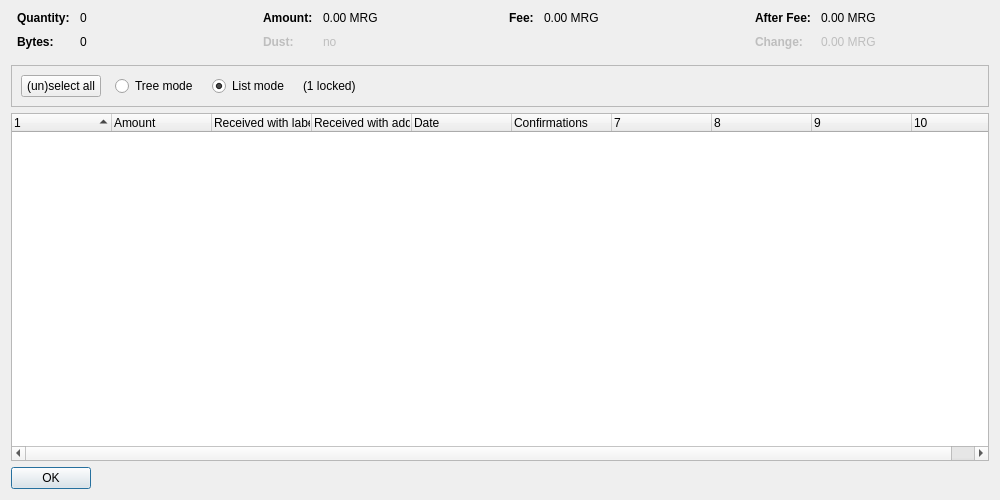
<?xml version="1.0" encoding="UTF-8"?>
<ui version="4.0">
 <class>CoinControlDialog</class>
 <widget class="QDialog" name="CoinControlDialog">
  <property name="geometry">
   <rect>
    <x>0</x>
    <y>0</y>
    <width>1000</width>
    <height>500</height>
   </rect>
  </property>
  <property name="windowTitle">
   <string>Coin Selection</string>
  </property>
  <layout class="QVBoxLayout" name="verticalLayout">
   <item>
    <layout class="QHBoxLayout" name="horizontalLayoutTop" stretch="0,0,0,0">
     <property name="topMargin">
      <number>0</number>
     </property>
     <property name="bottomMargin">
      <number>10</number>
     </property>
     <item>
      <layout class="QFormLayout" name="formLayoutCoinControl1">
       <property name="horizontalSpacing">
        <number>10</number>
       </property>
       <property name="verticalSpacing">
        <number>10</number>
       </property>
       <property name="leftMargin">
        <number>6</number>
       </property>
       <property name="rightMargin">
        <number>6</number>
       </property>
       <item row="0" column="0">
        <widget class="QLabel" name="labelCoinControlQuantityText">
         <property name="font">
          <font>
           <weight>75</weight>
           <bold>true</bold>
          </font>
         </property>
         <property name="text">
          <string>Quantity:</string>
         </property>
        </widget>
       </item>
       <item row="0" column="1">
        <widget class="QLabel" name="labelCoinControlQuantity">
         <property name="cursor">
          <cursorShape>IBeamCursor</cursorShape>
         </property>
         <property name="contextMenuPolicy">
          <enum>Qt::ActionsContextMenu</enum>
         </property>
         <property name="text">
          <string notr="true">0</string>
         </property>
         <property name="textInteractionFlags">
          <set>Qt::LinksAccessibleByMouse|Qt::TextSelectableByKeyboard|Qt::TextSelectableByMouse</set>
         </property>
        </widget>
       </item>
       <item row="1" column="0">
        <widget class="QLabel" name="labelCoinControlBytesText">
         <property name="font">
          <font>
           <weight>75</weight>
           <bold>true</bold>
          </font>
         </property>
         <property name="text">
          <string>Bytes:</string>
         </property>
        </widget>
       </item>
       <item row="1" column="1">
        <widget class="QLabel" name="labelCoinControlBytes">
         <property name="cursor">
          <cursorShape>IBeamCursor</cursorShape>
         </property>
         <property name="contextMenuPolicy">
          <enum>Qt::ActionsContextMenu</enum>
         </property>
         <property name="text">
          <string notr="true">0</string>
         </property>
         <property name="textInteractionFlags">
          <set>Qt::LinksAccessibleByMouse|Qt::TextSelectableByKeyboard|Qt::TextSelectableByMouse</set>
         </property>
        </widget>
       </item>
      </layout>
     </item>
     <item>
      <layout class="QFormLayout" name="formLayoutCoinControl2">
       <property name="horizontalSpacing">
        <number>10</number>
       </property>
       <property name="verticalSpacing">
        <number>10</number>
       </property>
       <property name="leftMargin">
        <number>6</number>
       </property>
       <property name="rightMargin">
        <number>6</number>
       </property>
       <item row="0" column="0">
        <widget class="QLabel" name="labelCoinControlAmountText">
         <property name="font">
          <font>
           <weight>75</weight>
           <bold>true</bold>
          </font>
         </property>
         <property name="text">
          <string>Amount:</string>
         </property>
        </widget>
       </item>
       <item row="0" column="1">
        <widget class="QLabel" name="labelCoinControlAmount">
         <property name="cursor">
          <cursorShape>IBeamCursor</cursorShape>
         </property>
         <property name="contextMenuPolicy">
          <enum>Qt::ActionsContextMenu</enum>
         </property>
         <property name="text">
          <string notr="true">0.00 MRG</string>
         </property>
         <property name="textInteractionFlags">
          <set>Qt::LinksAccessibleByMouse|Qt::TextSelectableByKeyboard|Qt::TextSelectableByMouse</set>
         </property>
        </widget>
       </item>
       <item row="1" column="0">
        <widget class="QLabel" name="labelCoinControlLowOutputText">
         <property name="enabled">
          <bool>false</bool>
         </property>
         <property name="font">
          <font>
           <weight>75</weight>
           <bold>true</bold>
          </font>
         </property>
         <property name="text">
          <string>Dust:</string>
         </property>
        </widget>
       </item>
       <item row="1" column="1">
        <widget class="QLabel" name="labelCoinControlLowOutput">
         <property name="enabled">
          <bool>false</bool>
         </property>
         <property name="cursor">
          <cursorShape>IBeamCursor</cursorShape>
         </property>
         <property name="contextMenuPolicy">
          <enum>Qt::ActionsContextMenu</enum>
         </property>
         <property name="text">
          <string notr="true">no</string>
         </property>
         <property name="textInteractionFlags">
          <set>Qt::LinksAccessibleByMouse|Qt::TextSelectableByKeyboard|Qt::TextSelectableByMouse</set>
         </property>
        </widget>
       </item>
      </layout>
     </item>
     <item>
      <layout class="QFormLayout" name="formLayoutCoinControl3">
       <property name="horizontalSpacing">
        <number>10</number>
       </property>
       <property name="verticalSpacing">
        <number>10</number>
       </property>
       <property name="leftMargin">
        <number>6</number>
       </property>
       <property name="rightMargin">
        <number>6</number>
       </property>
       <item row="0" column="0">
        <widget class="QLabel" name="labelCoinControlFeeText">
         <property name="font">
          <font>
           <weight>75</weight>
           <bold>true</bold>
          </font>
         </property>
         <property name="text">
          <string>Fee:</string>
         </property>
        </widget>
       </item>
       <item row="0" column="1">
        <widget class="QLabel" name="labelCoinControlFee">
         <property name="cursor">
          <cursorShape>IBeamCursor</cursorShape>
         </property>
         <property name="contextMenuPolicy">
          <enum>Qt::ActionsContextMenu</enum>
         </property>
         <property name="text">
          <string notr="true">0.00 MRG</string>
         </property>
         <property name="textInteractionFlags">
          <set>Qt::LinksAccessibleByMouse|Qt::TextSelectableByKeyboard|Qt::TextSelectableByMouse</set>
         </property>
        </widget>
       </item>
      </layout>
     </item>
     <item>
      <layout class="QFormLayout" name="formLayoutCoinControl4">
       <property name="horizontalSpacing">
        <number>10</number>
       </property>
       <property name="verticalSpacing">
        <number>10</number>
       </property>
       <property name="leftMargin">
        <number>6</number>
       </property>
       <property name="rightMargin">
        <number>6</number>
       </property>
       <item row="0" column="0">
        <widget class="QLabel" name="labelCoinControlAfterFeeText">
         <property name="font">
          <font>
           <weight>75</weight>
           <bold>true</bold>
          </font>
         </property>
         <property name="text">
          <string>After Fee:</string>
         </property>
        </widget>
       </item>
       <item row="0" column="1">
        <widget class="QLabel" name="labelCoinControlAfterFee">
         <property name="cursor">
          <cursorShape>IBeamCursor</cursorShape>
         </property>
         <property name="contextMenuPolicy">
          <enum>Qt::ActionsContextMenu</enum>
         </property>
         <property name="text">
          <string notr="true">0.00 MRG</string>
         </property>
         <property name="textInteractionFlags">
          <set>Qt::LinksAccessibleByMouse|Qt::TextSelectableByKeyboard|Qt::TextSelectableByMouse</set>
         </property>
        </widget>
       </item>
       <item row="1" column="0">
        <widget class="QLabel" name="labelCoinControlChangeText">
         <property name="enabled">
          <bool>false</bool>
         </property>
         <property name="font">
          <font>
           <weight>75</weight>
           <bold>true</bold>
          </font>
         </property>
         <property name="text">
          <string>Change:</string>
         </property>
        </widget>
       </item>
       <item row="1" column="1">
        <widget class="QLabel" name="labelCoinControlChange">
         <property name="enabled">
          <bool>false</bool>
         </property>
         <property name="cursor">
          <cursorShape>IBeamCursor</cursorShape>
         </property>
         <property name="contextMenuPolicy">
          <enum>Qt::ActionsContextMenu</enum>
         </property>
         <property name="text">
          <string notr="true">0.00 MRG</string>
         </property>
         <property name="textInteractionFlags">
          <set>Qt::LinksAccessibleByMouse|Qt::TextSelectableByKeyboard|Qt::TextSelectableByMouse</set>
         </property>
        </widget>
       </item>
      </layout>
     </item>
    </layout>
   </item>
   <item>
    <widget class="QFrame" name="frame">
     <property name="minimumSize">
      <size>
       <width>0</width>
       <height>40</height>
      </size>
     </property>
     <property name="frameShape">
      <enum>QFrame::StyledPanel</enum>
     </property>
     <property name="frameShadow">
      <enum>QFrame::Sunken</enum>
     </property>
     <layout class="QHBoxLayout" name="horizontalLayout">
      <item>
       <layout class="QHBoxLayout" name="horizontalLayoutPanel" stretch="0,0,0,0,0">
        <property name="spacing">
         <number>14</number>
        </property>
        <item>
         <widget class="QPushButton" name="pushButtonSelectAll">
          <property name="sizePolicy">
           <sizepolicy hsizetype="Maximum" vsizetype="Fixed">
            <horstretch>0</horstretch>
            <verstretch>0</verstretch>
           </sizepolicy>
          </property>
          <property name="text">
           <string>(un)select all</string>
          </property>
          <property name="autoDefault">
           <bool>false</bool>
          </property>
         </widget>
        </item>
        <item>
         <widget class="QRadioButton" name="radioTreeMode">
          <property name="sizePolicy">
           <sizepolicy hsizetype="Maximum" vsizetype="Fixed">
            <horstretch>0</horstretch>
            <verstretch>0</verstretch>
           </sizepolicy>
          </property>
          <property name="text">
           <string>Tree mode</string>
          </property>
         </widget>
        </item>
        <item>
         <widget class="QRadioButton" name="radioListMode">
          <property name="sizePolicy">
           <sizepolicy hsizetype="Maximum" vsizetype="Fixed">
            <horstretch>0</horstretch>
            <verstretch>0</verstretch>
           </sizepolicy>
          </property>
          <property name="text">
           <string>List mode</string>
          </property>
          <property name="checked">
           <bool>true</bool>
          </property>
         </widget>
        </item>
        <item>
         <widget class="QLabel" name="labelLocked">
          <property name="text">
           <string notr="true">(1 locked)</string>
          </property>
         </widget>
        </item>
        <item>
         <spacer name="horizontalSpacer">
          <property name="orientation">
           <enum>Qt::Horizontal</enum>
          </property>
          <property name="sizeHint" stdset="0">
           <size>
            <width>40</width>
            <height>20</height>
           </size>
          </property>
         </spacer>
        </item>
       </layout>
      </item>
     </layout>
    </widget>
   </item>
   <item>
    <widget class="CoinControlTreeWidget" name="treeWidget">
     <property name="contextMenuPolicy">
      <enum>Qt::CustomContextMenu</enum>
     </property>
     <property name="sortingEnabled">
      <bool>false</bool>
     </property>
     <property name="columnCount">
      <number>10</number>
     </property>
     <attribute name="headerShowSortIndicator" stdset="0">
      <bool>true</bool>
     </attribute>
     <attribute name="headerStretchLastSection">
      <bool>false</bool>
     </attribute>
     <column>
      <property name="text">
       <string/>
      </property>
     </column>
     <column>
      <property name="text">
       <string>Amount</string>
      </property>
     </column>
     <column>
      <property name="text">
       <string>Received with label</string>
      </property>
     </column>
     <column>
      <property name="text">
       <string>Received with address</string>
      </property>
     </column>
     <column>
      <property name="text">
       <string>Date</string>
      </property>
     </column>
     <column>
      <property name="text">
       <string>Confirmations</string>
      </property>
      <property name="toolTip">
       <string>Confirmed</string>
      </property>
     </column>
     <column>
      <property name="text">
       <string/>
      </property>
     </column>
     <column>
      <property name="text">
       <string/>
      </property>
     </column>
     <column>
      <property name="text">
       <string/>
      </property>
     </column>
     <column>
      <property name="text">
       <string/>
      </property>
     </column>
    </widget>
   </item>
   <item>
    <widget class="QDialogButtonBox" name="buttonBox">
     <property name="sizePolicy">
      <sizepolicy hsizetype="Maximum" vsizetype="Fixed">
       <horstretch>0</horstretch>
       <verstretch>0</verstretch>
      </sizepolicy>
     </property>
     <property name="orientation">
      <enum>Qt::Horizontal</enum>
     </property>
     <property name="standardButtons">
      <set>QDialogButtonBox::Ok</set>
     </property>
    </widget>
   </item>
  </layout>
 </widget>
 <customwidgets>
  <customwidget>
   <class>CoinControlTreeWidget</class>
   <extends>QTreeWidget</extends>
   <header>coincontroltreewidget.h</header>
  </customwidget>
 </customwidgets>
 <resources/>
 <connections/>
</ui>
